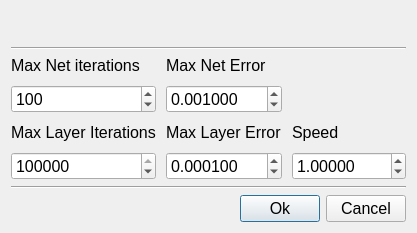
<?xml version="1.0" encoding="UTF-8"?>
<ui version="4.0">
 <class>AddLimitsUI</class>
 <widget class="QDialog" name="AddLimitsUI">
  <property name="geometry">
   <rect>
    <x>0</x>
    <y>0</y>
    <width>417</width>
    <height>233</height>
   </rect>
  </property>
  <property name="font">
   <font>
    <pointsize>12</pointsize>
   </font>
  </property>
  <property name="windowTitle">
   <string>Assigning Limits</string>
  </property>
  <layout class="QVBoxLayout" name="verticalLayout">
   <item>
    <widget class="QLabel" name="lblError">
     <property name="styleSheet">
      <string notr="true">color: rgb(255, 0, 0);</string>
     </property>
     <property name="text">
      <string/>
     </property>
    </widget>
   </item>
   <item>
    <widget class="Line" name="line_2">
     <property name="orientation">
      <enum>Qt::Horizontal</enum>
     </property>
    </widget>
   </item>
   <item>
    <layout class="QGridLayout" name="laoLimits">
     <property name="spacing">
      <number>10</number>
     </property>
     <item row="0" column="0">
      <widget class="QLabel" name="lblMaxNetIter">
       <property name="text">
        <string>Max Net iterations</string>
       </property>
      </widget>
     </item>
     <item row="0" column="1">
      <widget class="QLabel" name="lblMaxNetError">
       <property name="text">
        <string>Max Net Error</string>
       </property>
      </widget>
     </item>
     <item row="1" column="0">
      <widget class="QSpinBox" name="netIter">
       <property name="minimum">
        <number>1</number>
       </property>
       <property name="maximum">
        <number>1000000</number>
       </property>
       <property name="value">
        <number>100</number>
       </property>
      </widget>
     </item>
     <item row="1" column="1">
      <widget class="QDoubleSpinBox" name="netError">
       <property name="decimals">
        <number>6</number>
       </property>
       <property name="maximum">
        <double>1.000000000000000</double>
       </property>
       <property name="singleStep">
        <double>0.000001000000000</double>
       </property>
       <property name="value">
        <double>0.001000000000000</double>
       </property>
      </widget>
     </item>
     <item row="2" column="0">
      <widget class="QLabel" name="lblMaxLayerIter">
       <property name="text">
        <string>Max Layer Iterations</string>
       </property>
      </widget>
     </item>
     <item row="2" column="1">
      <widget class="QLabel" name="lblMaxLayerError">
       <property name="text">
        <string>Max Layer Error</string>
       </property>
      </widget>
     </item>
     <item row="2" column="2">
      <widget class="QLabel" name="lblSpeed">
       <property name="text">
        <string>Speed</string>
       </property>
      </widget>
     </item>
     <item row="3" column="0">
      <widget class="QSpinBox" name="layerIter">
       <property name="minimum">
        <number>1</number>
       </property>
       <property name="maximum">
        <number>1000000000</number>
       </property>
       <property name="value">
        <number>100000</number>
       </property>
      </widget>
     </item>
     <item row="3" column="1">
      <widget class="QDoubleSpinBox" name="layerError">
       <property name="decimals">
        <number>6</number>
       </property>
       <property name="maximum">
        <double>1.000000000000000</double>
       </property>
       <property name="singleStep">
        <double>0.000001000000000</double>
       </property>
       <property name="value">
        <double>0.000100000000000</double>
       </property>
      </widget>
     </item>
     <item row="3" column="2">
      <widget class="QDoubleSpinBox" name="speed">
       <property name="decimals">
        <number>5</number>
       </property>
       <property name="minimum">
        <double>0.000100000000000</double>
       </property>
       <property name="maximum">
        <double>100.000000000000000</double>
       </property>
       <property name="singleStep">
        <double>0.000010000000000</double>
       </property>
       <property name="value">
        <double>1.000000000000000</double>
       </property>
      </widget>
     </item>
    </layout>
   </item>
   <item>
    <widget class="Line" name="line">
     <property name="orientation">
      <enum>Qt::Horizontal</enum>
     </property>
    </widget>
   </item>
   <item>
    <layout class="QHBoxLayout" name="laoButtons">
     <item>
      <spacer name="horizontalSpacer">
       <property name="orientation">
        <enum>Qt::Horizontal</enum>
       </property>
       <property name="sizeHint" stdset="0">
        <size>
         <width>118</width>
         <height>20</height>
        </size>
       </property>
      </spacer>
     </item>
     <item>
      <widget class="QPushButton" name="ok">
       <property name="text">
        <string>Ok</string>
       </property>
      </widget>
     </item>
     <item>
      <widget class="QPushButton" name="cancel">
       <property name="text">
        <string>Cancel</string>
       </property>
      </widget>
     </item>
    </layout>
   </item>
  </layout>
 </widget>
 <resources/>
 <connections/>
</ui>
